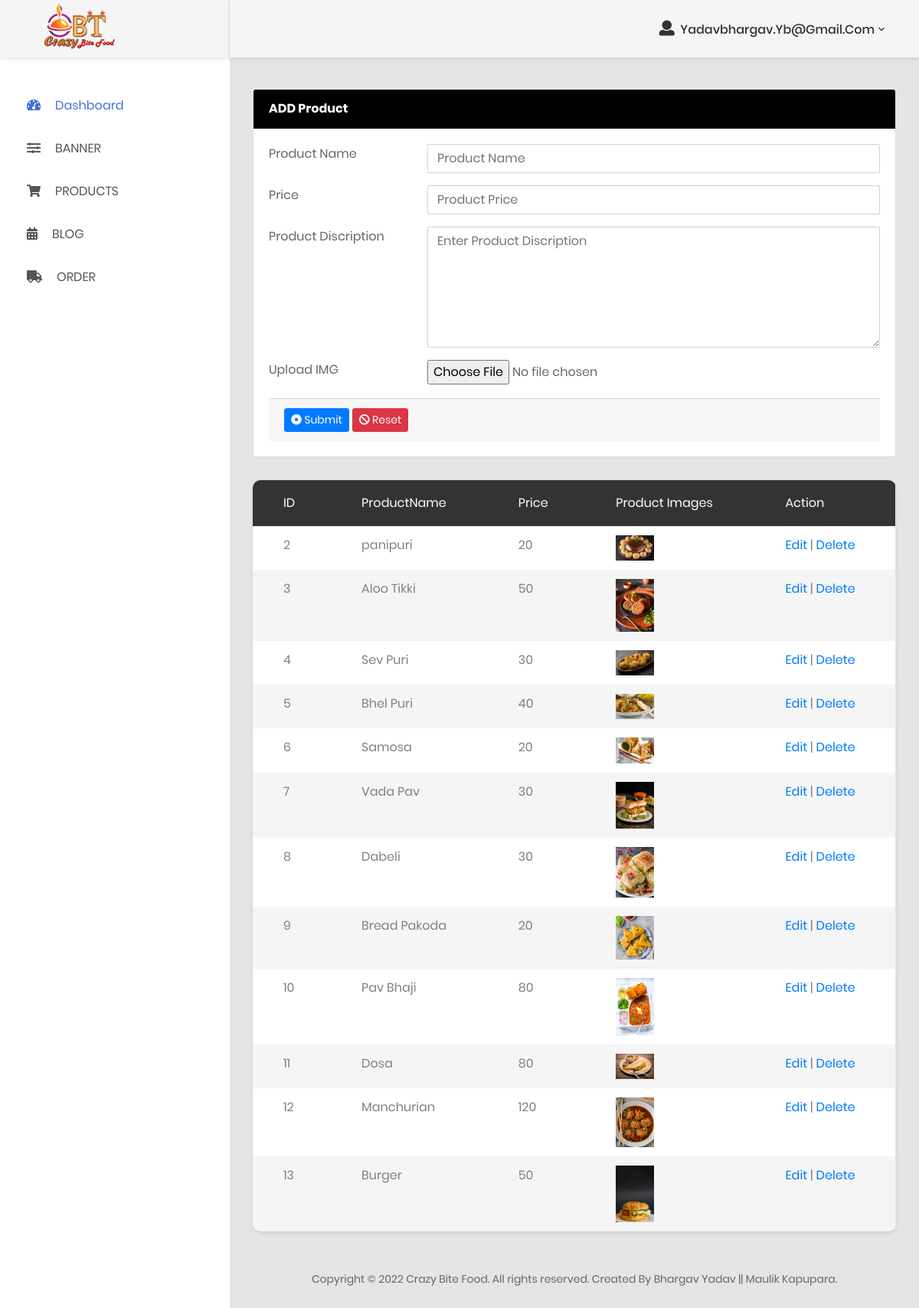
The page /admin/product.php (signed in) on the database its author committed.
### tables this page shows
CREATE TABLE `product` (
  `id` int(11) NOT NULL,
  `productname` varchar(255) NOT NULL,
  `discription` text NOT NULL,
  `price` int(11) NOT NULL,
  `productimg` varchar(255) NOT NULL
);

### admin/product.php (the view, shortened to what this page needs)
<?php session_start();
if(isset($_SESSION['em']))
{
?>
<!DOCTYPE html>
<html lang="en">
<?php include("include/config.php"); ?>
<head>
    <link href="css/font-face.css" rel="stylesheet" media="all">
    <link href="vendor/font-awesome-4.7/css/font-awesome.min.css" rel="stylesheet" media="all">
    <link href="vendor/font-awesome-5/css/fontawesome-all.min.css" rel="stylesheet" media="all">
    <link href="vendor/mdi-font/css/material-design-iconic-font.min.css" rel="stylesheet" media="all">
    <link href="vendor/bootstrap-4.1/bootstrap.min.css" rel="stylesheet" media="all">
    <link href="vendor/animsition/animsition.min.css" rel="stylesheet" media="all">
    <link href="vendor/bootstrap-progressbar/bootstrap-progressbar-3.3.4.min.css" rel="stylesheet" media="all">
    <link href="vendor/wow/animate.css" rel="stylesheet" media="all">
    <link href="vendor/css-hamburgers/hamburgers.min.css" rel="stylesheet" media="all">
    <link href="vendor/slick/slick.css" rel="stylesheet" media="all">
    <link href="vendor/select2/select2.min.css" rel="stylesheet" media="all">
    <link href="vendor/perfect-scrollbar/perfect-scrollbar.css" rel="stylesheet" media="all">
    <link href="css/theme.css" rel="stylesheet" media="all">
</head>
<body class="animsition">
    <div class="page-wrapper">
        <aside class="menu-sidebar d-none d-lg-block">
            <div class="logo">
                <a href="#">
                    <img src="images/icon/cbf3.png" alt="Crazy Bite Food" />
                </a>
            </div>
            <?php include('include/sidebar.php'); ?>
        </aside>
        <?php include('include/header.php'); ?>
        <div class="page-container">
            <div class="main-content">
                <div class="section__content section__content--p30">
                    <div class="row">
                    <?php
                                $editid = isset($_REQUEST['EditId']) ? $_REQUEST['EditId'] : '';
                                if(isset($_REQUEST['EditId'])){
                                    $display="SELECT * FROM product WHERE id='$editid'";
                                    $displayresult = $conn->query($display);
                                    $displayrow = $displayresult->fetch_assoc();
                                    $productname = isset($displayrow['productname']) ? $displayrow['productname'] : '';
                                    $price = isset($displayrow['price']) ? $displayrow['price'] : '';
                                    $productdiscription = isset($displayrow['discription']) ? $displayrow['discription'] : '';
                                    $productimg = isset($displayrow['productimg']) ? $displayrow['productimg'] : '';
                                }
                                else{
                                    $productname = '';
                                    $price = '';
                                    $productdiscription = '';
                                }
                            ?>
                        <div class="col-lg-12">
                                    <div class="card">
                                        <div class="card-header" style="background-color:black; color:white;">
                                                    <strong>ADD Product</strong>
                                        </div>
                                        <div class="card-body card-block">
                                        <form action="productaction.php" method="post" name="productform" enctype="multipart/form-data" class="form-horizontal">
                                            <div class="row form-group">
                                                <div class="col col-md-3">
                                                    <label for="text-input" class=" form-control-label">Product Name</label>
                                                </div>
                                                <div class="col-12 col-md-9">
                                                    <input type="text" id="productname" name="productname" placeholder="Product Name" class="form-control" value="<?php echo $productname; ?>">
                                                </div>
                                            </div>
                                            <div class="row form-group">
                                                <div class="col col-md-3">
                                                    <label for="text-input" class=" form-control-label">Price</label>
                                                </div>
                                                <div class="col-12 col-md-9">
                                                    <input type="text" id="price" name="price" placeholder="Product Price" class="form-control" value="<?php echo $price; ?>">
                                                </div>
                                            </div>
                                            <div class="row form-group">
                                                <div class="col col-md-3">
                                                    <label for="email-input" class=" form-control-label">Product Discription</label>
                                                </div>
                                                <div class="col-12 col-md-9">
                                                    <textarea name="productdiscription" id="editor" rows="6" placeholder="Enter Product Discription" class="form-control"><?php echo $productdiscription; ?></textarea>
                                                </div>
                                            </div>
                                            <div class="row form-group">
                                                <div class="col col-md-3">
                                                    <label for="file-input" class=" form-control-label">Upload IMG</label>
                                                </div>
                                                <div class="col-12 col-md-9">
                                                    <input type="file" id="productimg" name="productimg" class="form-control-file">
                                                </div>
                                            </div>
                                            <div class="card-footer">
                                                <button type="submit" name="submit" class="btn btn-primary btn-sm">
                                                    <i class="fa fa-dot-circle-o"></i> Submit
                                                </button>
                                                <button type="reset" class="btn btn-danger btn-sm">
                                                    <i class="fa fa-ban"></i> Reset
                                                </button>
                                            </div>
                                        </form>
                                        </div>
                                    </div>
                        </div>
                        <?php
                                $seletProduct = "SELECT *FROM product";
                                $result = $conn->query($seletProduct);
                        ?>
                        <div class="col-lg-12">
                                <div class="table-responsive table--no-card m-b-30">
                                    <table class="table table-borderless table-striped table-earning">
                                        <thead>
                                            <tr>
                                            <th>ID</th>
                                            <th>ProductName</th>
                                            <th>Price</th>
                                            <th>Product images</th>
                                            <th>Action</th>
                                            </tr>
                                        </thead>
                                        <tbody>
                                        <?php while ($row = $result->fetch_assoc()){ ?>
                                            <tr>
                                                <td><?php echo $row['id']; ?></td>
                                                <td><?php echo $row['productname']; ?></td>
                                                <td><?php echo $row['price']; ?></td>
                                                <td>
                                                    <img src="<?php echo $row['productimg']; ?>" width="50" height="50">
                                                </td>
                                                <td>
                                                    <a href="product.php?EditId=<?php echo $row['id']; ?>">Edit</a> |
                                                    <a href="productaction.php?ProductdeletId=<?php echo $row['id']; ?>&DeleteImg=<?php echo $row['productimg']; ?>" onclick="return confirm('Are you sure you want to delete this item?');">Delete</a>
                                                </td>
                                            </tr>
                                            <?php } ?>
                                        </tbody>
                                    </table>
                                </div>
                            </div>
                    </div>
                </div>
            </div>
            <div class="row">
                            <div class="col-md-12">
                                <div class="copyright">
                                <p>Copyright © 2022 Crazy Bite Food. All rights reserved. Created By </a>Bhargav Yadav || Maulik Kapupara.</p>
                                </div>
                            </div>
                        </div>
        </div>
    </div>
</body>
</html>
<?php
}
else{
    header("location:index.php");
}
?>

### admin/include/sidebar.php
<div class="menu-sidebar__content js-scrollbar1">
                <nav class="navbar-sidebar">
                    <ul class="list-unstyled navbar__list">
                        <li class="active has-sub">
                            <a class="js-arrow" href="dashboard.php">
                                <i class="fas fa-tachometer-alt"></i>Dashboard</a>
                        </li>
                        <li>
                            <a href="banner.php">
                                <i class="fas fa-sliders"></i>BANNER</a>
                        </li>
                        <li>
                            <a href="product.php">
                                <i class="fas fa-shopping-cart"></i>PRODUCTS</a>
                        </li>
                        <li>
                            <a href="blog.php">
                                <i class="fas fa-calendar-alt"></i>BLOG</a>
                        </li>
                        <li>
                            <a href="oreder.php">
                                <i class="fas fa-truck"></i>ORDER</a>
                        </li>
                    </ul>
                </nav>
            </div>

### admin/include/header.php (shortened to what this page needs)
<header class="header-desktop">
                <div class="section__content section__content--p30">
                    <div class="container-fluid">
                        <div class="header-wrap">
                            <div class="header-button">
                            <div class="account-wrap">
                                    <div class="account-item clearfix js-item-menu">
                                        <div class="content">
                                            <a class="js-acc-btn" href="#"><i class="fa fa-user" aria-hidden="true" style="font-size:20px"></i>&nbsp;&nbsp;<?php echo $_SESSION['em']; ?></a>
                                        </div>
                                    </div>
                                </div>
                            </div>
                        </div>
                    </div>
                </div>
            </header>

### rows shown on the page
product: id "2", productname "panipuri", price "20", productimg (picture)
product: id "3", productname "Aloo Tikki", price "50", productimg (picture)
product: id "4", productname "Sev Puri", price "30", productimg (picture)
product: id "5", productname "Bhel Puri", price "40", productimg (picture)
product: id "6", productname "Samosa", price "20", productimg (picture)
product: id "7", productname "Vada Pav", price "30", productimg (picture)
product: id "8", productname "Dabeli", price "30", productimg (picture)
product: id "9", productname "Bread Pakoda", price "20", productimg (picture)
product: id "10", productname "Pav Bhaji", price "80", productimg (picture)
product: id "11", productname "Dosa", price "80", productimg (picture)
product: id "12", productname "Manchurian", price "120", productimg (picture)
product: id "13", productname "Burger", price "50", productimg (picture)

### other values the page prints
$_SESSION['em'] "Yadavbhargav.yb@gmail.com"
